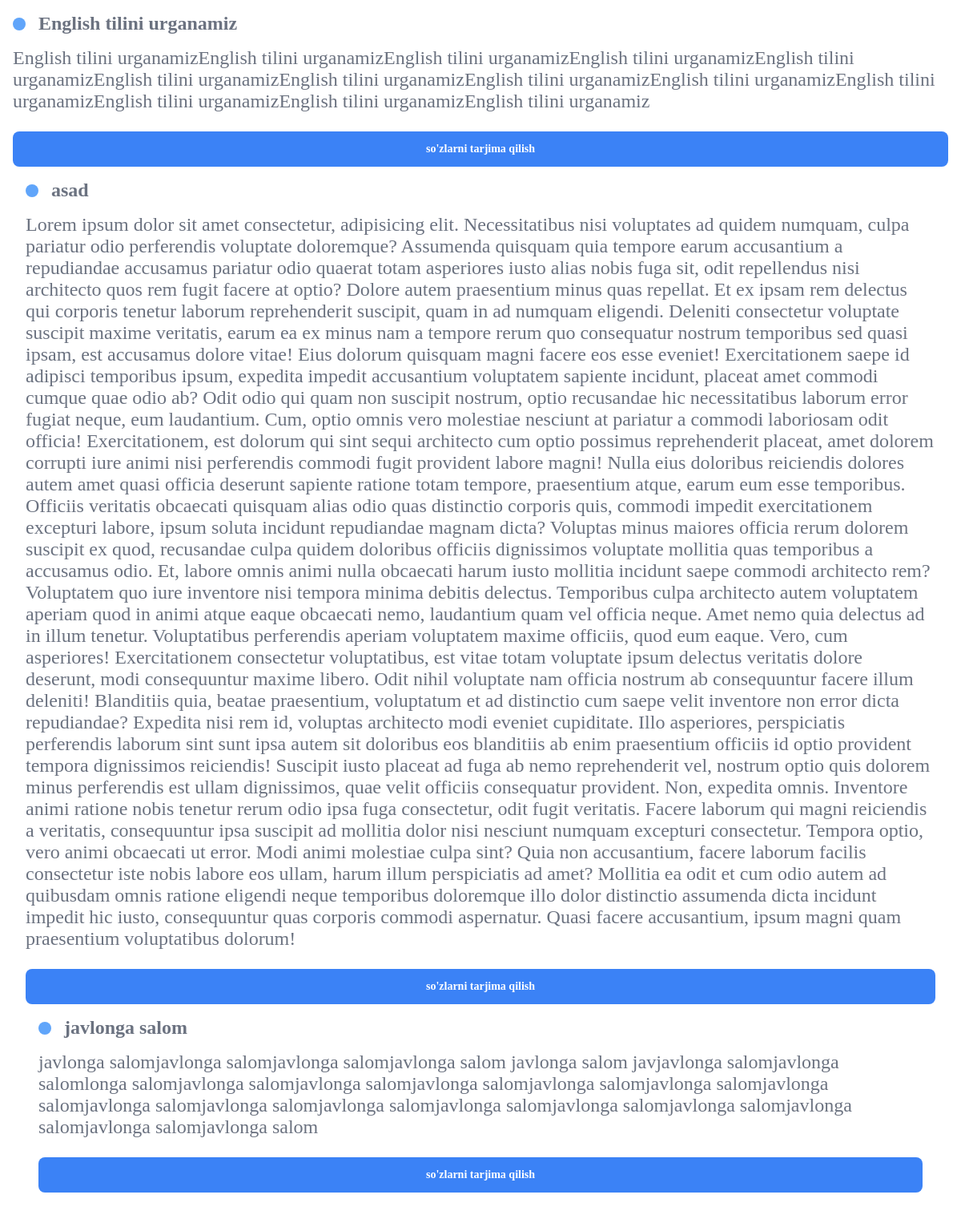
The page / on the database its author committed.
### mylugat/models.py (models this page shows)
class English(models.Model):
    sarlavha=models.CharField(max_length=250)
    text=models.TextField()

### mylugat/views.py (the view)
# urls.py: 2. Add a URL to urlpatterns:  path('', views.home, name='home')
def home(request):
    english=English.objects.all()
    return render(request, "home.html", {"english":english})

### templates/home.html (shortened to what this page needs)
{% load static %}
<!DOCTYPE html>
<html lang="en">
<head>
    <link rel="stylesheet" href="{% static 'sy.css' %}">
</head>
<body>
    <div class="contaner">
      {% for t in english %}
      <div class="card-box">
        <div class="header-box">
          <span class="icon-box">
          </span>
          <p class="alert">{{ t.sarlavha }}</p>
        </div>
        <p class="message">
          {{ t.text }}
        </p>
        <div class="actions">
          <a class="read" href="{% url 'index' %}">
            so'zlarni tarjima qilish
          </a>
        </div>
        {% endfor %}
      </div>
</body>
</html>

### static/sy.css (style rules this page uses)
* { margin: 0; padding: 0; box-sizing: border-box; }
.contaner { display: flex; flex-wrap: wrap; }
.card-box { flex: 1 0 600px; border-width: 1px; border-color: rgba(219, 234, 254, 1); border-radius: 1rem; background-color: rgba(255, 255, 255, 1); padding: 1rem; }
.header-box { display: flex; align-items: center; grid-gap: 1rem; gap: 1rem; }
.icon-box { flex-shrink: 0; display: flex; align-items: center; justify-content: center; border-radius: 9999px; background-color: rgba(96, 165, 250, 1); padding: 0.5rem; color: rgba(255, 255, 255, 1); }
.alert { font-weight: 600; color: rgba(107, 114, 128, 1); }
.message { margin-top: 1rem; color: rgba(107, 114, 128, 1); }
p { font-size: 24px; font-weight: 400; }
.actions { margin-top: 1.5rem; }
.actions a { text-decoration: none; }
.mark-as-read, .read { display: inline-block; border-radius: 0.5rem; width: 100%; padding: 0.75rem 1.25rem; text-align: center; font-size: 0.875rem; line-height: 1.25rem; font-weight: 600; }
.read { background-color: rgba(59, 130, 246, 1); color: rgba(255, 255, 255, 1); }

### rows shown on the page
English: sarlavha "English tilini urganamiz", text "English tilini urganamizEnglish tilini urganamizEnglish tilini urganamizEnglish tilini urganamizEnglish tilini urganamizEnglish tilini urganamizEnglish tilini urganamizEnglish tilini urganamizEnglish tilini urganamizEnglish tilini urganamizEnglish tilini urganamizEnglish tilini urganamizEnglish tilini urganamiz"
English: sarlavha "asad", text "Lorem ipsum dolor sit amet consectetur, adipisicing elit. Necessitatibus nisi voluptates ad quidem numquam, culpa pariatur odio perferendis voluptate doloremque? Assumenda quisquam quia tempore earum accusantium a repudiandae accusamus pariatur odio quaerat totam asperiores iusto alias nobis fuga sit, odit repellendus nisi architecto quos rem fugit facere at optio? Dolore autem praesentium minus quas repellat. Et ex ipsam rem delectus qui corporis tenetur laborum reprehenderit suscipit, quam in ad numquam eligendi. Deleniti consectetur voluptate suscipit maxime veritatis, earum ea ex minus nam a tempore rerum quo consequatur nostrum temporibus sed quasi ipsam, est accusamus dolore vitae!…"
English: sarlavha "javlonga salom", text "javlonga salomjavlonga salomjavlonga salomjavlonga salom javlonga salom javjavlonga salomjavlonga salomlonga salomjavlonga salomjavlonga salomjavlonga salomjavlonga salomjavlonga salomjavlonga salomjavlonga salomjavlonga salomjavlonga salomjavlonga salomjavlonga salomjavlonga salomjavlonga salomjavlonga salomjavlonga salom"
